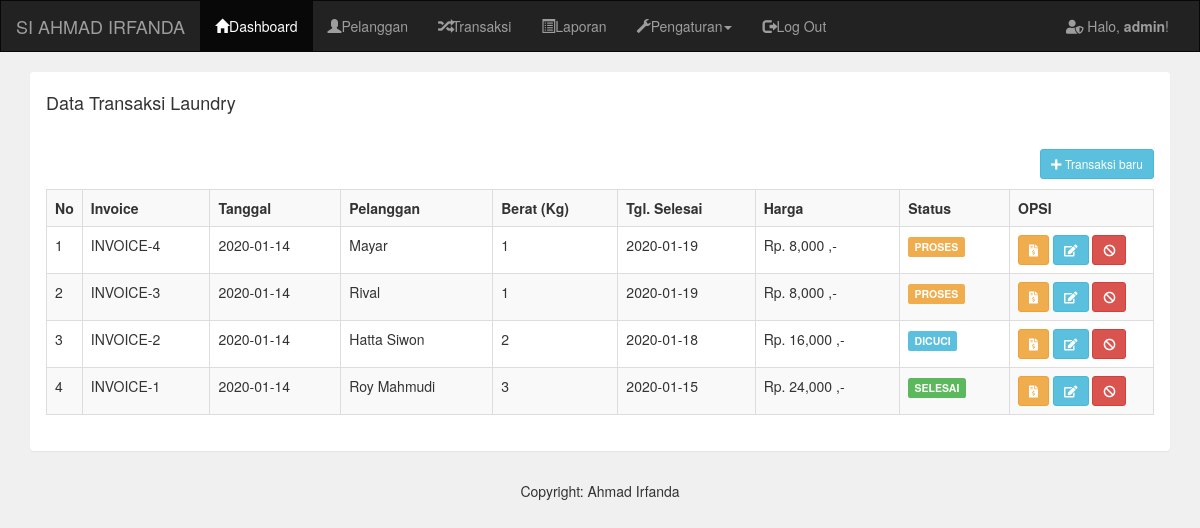
The app's page /admin/transaksi.php (signed in) with its own data.
### tables this page shows
CREATE TABLE `pelanggan` (
  `pelanggan_id` int(11) NOT NULL,
  `pelanggan_nama` varchar(255) NOT NULL,
  `pelanggan_hp` varchar(20) NOT NULL,
  `pelanggan_alamat` text NOT NULL
);

CREATE TABLE `transaksi` (
  `transaksi_id` int(11) NOT NULL,
  `transaksi_tgl` date NOT NULL,
  `transaksi_pelanggan` int(11) NOT NULL,
  `transaksi_harga` int(11) NOT NULL,
  `transaksi_berat` int(11) NOT NULL,
  `transaksi_tgl_selesai` date NOT NULL,
  `transaksi_status` int(11) NOT NULL
);

### admin/transaksi.php (the view)
<?php include 'header.php';?>
<div class="container">
    <div class="panel">
        <div class="panel-heading">
            <h4>Data Transaksi Laundry</h4>
        </div>
        <div class="panel-body">
            <a href="transaksi_tambah.php" class="btn btn-sm
            btn-info pull-right"><i class="fa fa-plus"></i> Transaksi baru</a>
            <br/><br/>
            <table class="table table-bordered table-striped">
                <tr>
                    <th width="1%">No</th>
                    <th>Invoice</th>
                    <th>Tanggal</th>
                    <th>Pelanggan</th>
                    <th>Berat (Kg)</th>
                    <th>Tgl. Selesai</th>
                    <th>Harga</th>
                    <th>Status</th>
                    <th width="13%">OPSI</th>
                </tr>
                <?php
                include '../koneksi.php';
                $data = mysqli_query($koneksi, "SELECT * FROM pelanggan,transaksi
                where transaksi_pelanggan=pelanggan_id order by transaksi_id desc");
                $no = 1;
                while($d = mysqli_fetch_array($data)){
                    ?>
                    <tr>
                        <td><?php echo $no++;?></td>
                        <td>INVOICE-<?php echo $d['transaksi_id'];?></td>
                        <td><?php echo $d['transaksi_tgl'];?></td>
                        <td><?php echo $d['pelanggan_nama'];?></td>
                        <td><?php echo $d['transaksi_berat'];?></td>
                        <td><?php echo $d['transaksi_tgl_selesai'];?></td>
                        <td><?php echo "Rp. ".number_format($d['transaksi_harga'])." ,-";?></td>
                        <td><?php
                        if($d['transaksi_status'] == "0"){
                            echo "<div class='label label-warning'>PROSES</div>";
                        }else if($d['transaksi_status'] == "1"){
                            echo "<div class='label label-info'>DICUCI</div>";
                        }else if($d['transaksi_status'] == "2"){
                            echo "<div class='label label-success'>SELESAI</div>";
                        }
                        ?>
                        </td>
                        <td>
                        <a href="transaksi_invoice.php?id=<?php echo $d['transaksi_id'];?>"
                        target="_blank" class="btn btn-sm btn-warning" title="INVOICE">
                        <i class="fa fa-file-invoice-dollar"></i></a>
                        <a href="transaksi_edit.php?id=<?php echo $d['transaksi_id'];?>"
                        class="btn btn-sm btn-info" title="EDIT"><i class="fa fa-edit"></i></a>
                        <a href="transaksi_hapus.php?id=<?php echo $d['transaksi_id'];?>"
                        class="btn btn-sm btn-danger" title="BATALKAN"><i class="fa fa-ban"></i></a>
                        </td>
                    </tr>
                <?php }?>
            </table>
        </div>
    </div>
</div>
<?php include 'footer.php';?>

### records on screen
pelanggan: transaksi.transaksi_id "4", transaksi.transaksi_tgl "2020-01-14", pelanggan_nama "Mayar", transaksi.transaksi_berat "1", transaksi.transaksi_tgl_selesai "2020-01-19", transaksi.transaksi_harga "8,000", shows "PROSES"
pelanggan: transaksi.transaksi_id "3", transaksi.transaksi_tgl "2020-01-14", pelanggan_nama "Rival", transaksi.transaksi_berat "1", transaksi.transaksi_tgl_selesai "2020-01-19", transaksi.transaksi_harga "8,000", shows "PROSES"
pelanggan: transaksi.transaksi_id "2", transaksi.transaksi_tgl "2020-01-14", pelanggan_nama "Hatta Siwon", transaksi.transaksi_berat "2", transaksi.transaksi_tgl_selesai "2020-01-18", transaksi.transaksi_harga "16,000", shows "DICUCI"
pelanggan: transaksi.transaksi_id "1", transaksi.transaksi_tgl "2020-01-14", pelanggan_nama "Roy Mahmudi", transaksi.transaksi_berat "3", transaksi.transaksi_tgl_selesai "2020-01-15", transaksi.transaksi_harga "24,000", shows "SELESAI"

### other values on screen
$_SESSION['username'] "admin"
